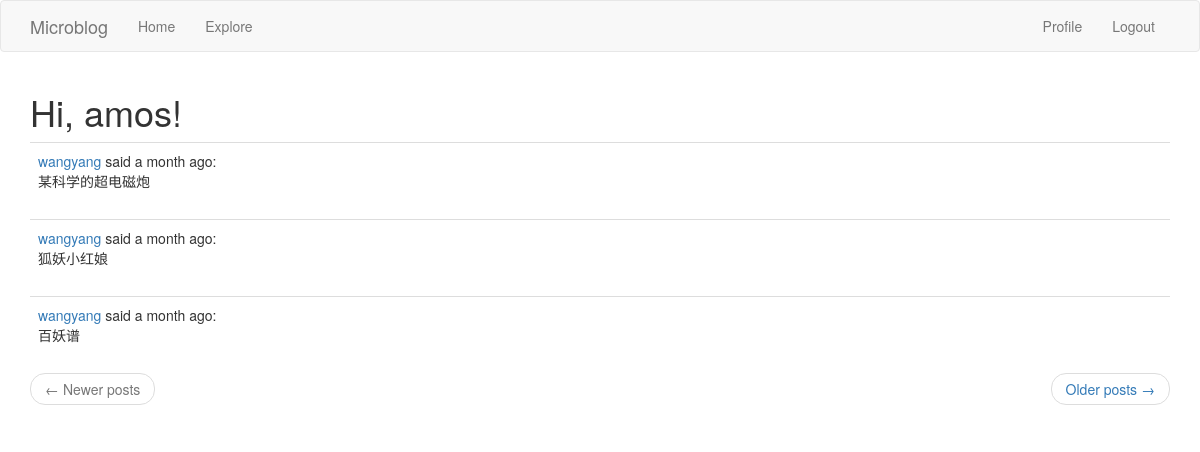
Screenshot of /explore (signed in) with the database file from the repository.
### app/models.py (models this page shows, shortened)
class User(UserMixin, db.Model):
	id = db.Column(db.Integer, primary_key=True)
	username = db.Column(db.String(64), index=True, unique=True)
	email = db.Column(db.String(120), index=True, unique=True)
	password_hash = db.Column(db.String(128))
	posts = db.relationship('Post', backref='author', lazy='dynamic')
	about_me = db.Column(db.String(140))
	last_seen = db.Column(db.DateTime, default=datetime.utcnow)
	followed = db.relationship(
		'User',
		secondary=followers,
		primaryjoin=(followers.c.follower_id==id),
		secondaryjoin=(followers.c.followed_id==id),
		backref=db.backref('followers', lazy='dynamic'),
		lazy='dynamic'
		)
	def avatar(self, size):
		digest = md5(self.email.lower().encode('utf-8')).hexdigest()
		return 'https://www.gravatar.com/avatar/{}?d=identicon&s={}'.format(
			digest, size)

class Post(db.Model):
	id = db.Column(db.Integer, primary_key=True)
	body = db.Column(db.String(140))
	timestamp = db.Column(db.DateTime, index=True, default=datetime.utcnow)
	user_id = db.Column(db.Integer, db.ForeignKey('user.id'))

### app/main/routes.py (the view)
@bp.route('/explore')
@login_required
def explore():
    page = request.args.get('page', 1, type=int)
    posts = Post.query.order_by(Post.timestamp.desc()).paginate(page, current_app.config['POSTS_PER_PAGE'], False)
    next_url = url_for('main.explore', page=posts.next_num) if posts.has_next else None
    prev_url = url_for('main.explore', page=posts.prev_num) if posts.has_prev else None
    return render_template('index.html', title='Explore', posts=posts.items, next_url=next_url, prev_url=prev_url)

### app/main/routes.py (called while the page is built)
@bp.before_app_request
def before_request():
    if current_user.is_authenticated:
        current_user.last_seen = datetime.utcnow()
        db.session.commit()
    g.locale = 'zh_CN' if str(get_locale()).startswith('zh') else str(get_locale())

### app/models.py (called while the page is built)
@login.user_loader
def load_user(id):
    return User.query.get(int(id))

### app/templates/index.html (shortened to what this page needs)
{% extends "base.html" %}
{% import 'bootstrap/wtf.html' as wtf %}
{% block app_content %}
	<h1>{{ _('Hi, %(username)s!', username=current_user.username) }}</h1>
	{% for post in posts %}
		{% include '_post.html' %}
	{% endfor %}
	<nav aria-label="...">
		<ul class="pager">
			<li class="previous{% if not prev_url %} disabled{% endif %}">
				<a href="{{ prev_url or '#' }}">
					<span aria-hidden="true">&larr;</span> Newer posts
				</a>
			</li>
			<li class="next{% if not next_url %} disabled{% endif %}">
				<a href="{{ next_url or '#' }}">
					Older posts <span aria-hidden="true">&rarr;</span>
				</a>
			</li>
		</ul>
	</nav>
{% endblock %}

### app/templates/_post.html (shortened to what this page needs)
<table class="table table-hover">
    <tr>
        <td>
            {{ _('%(username)s said %(when)s', username=user_link, when=moment(post.timestamp).fromNow()) }}:
            <br>
            {{ post.body }}
        </td>
    </tr>
</table>

### rows the page displays
Post: body "某科学的超电磁炮"
Post: body "狐妖小红娘"
Post: body "百妖谱"
